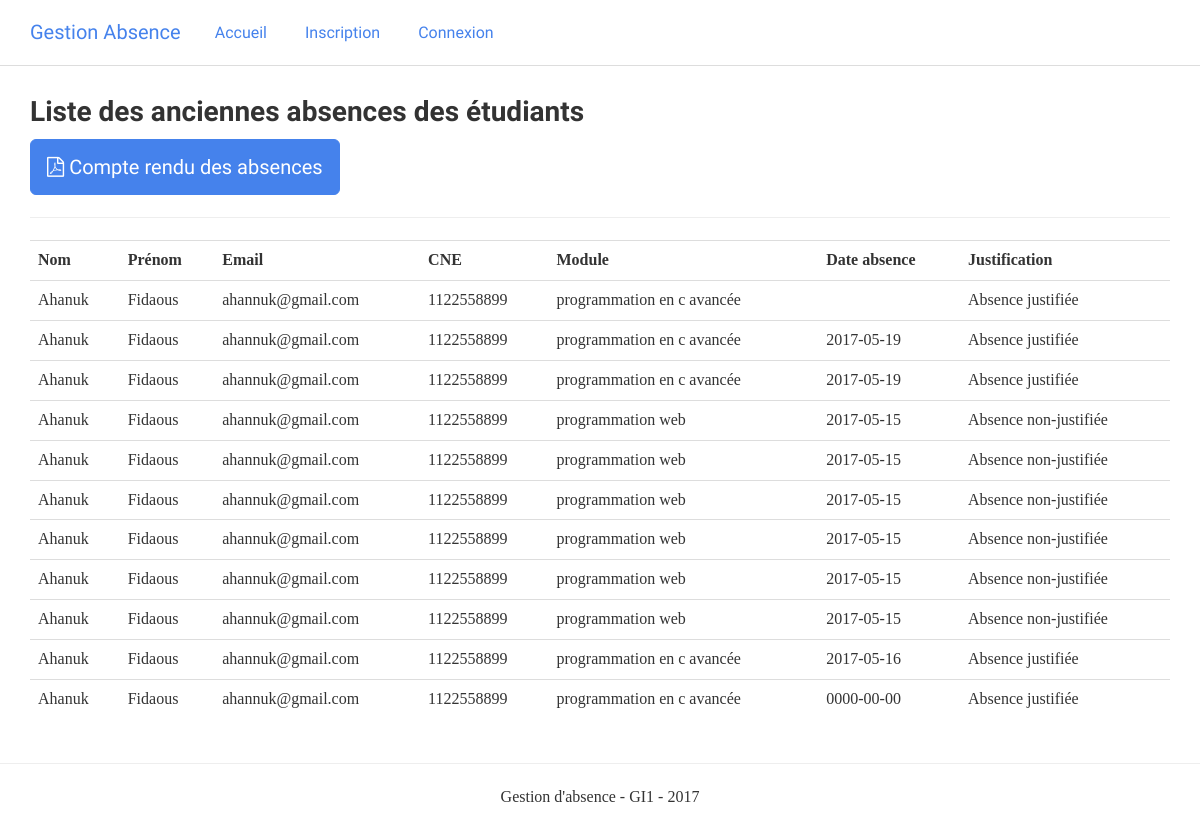
The app's page /oldAbsences.php with its own data.
### tables this page shows
CREATE TABLE IF NOT EXISTS `absence` (
  `id` int(11) NOT NULL AUTO_INCREMENT,
  `id_etudiant` int(11) NOT NULL,
  `crn_horaire` varchar(255) NOT NULL,
  `type_absence` varchar(255) NOT NULL,
  `is_old` tinyint(1) NOT NULL DEFAULT '0',
  `module` varchar(255) DEFAULT NULL,
  `professeur` int(11) DEFAULT NULL,
  `date_absence` date DEFAULT NULL,
  PRIMARY KEY (`id`),
  KEY `id_etudiant` (`id_etudiant`)
);

### files/functions.php (called while the page is built, shortened)
<?php
function database()
{
    $host = "127.0.0.1";
    $username = "root";
    $password = "";
    $database = "gab";
    $db = new PDO("mysql:host=" . $host . ";dbname=" . $database, $username, $password,
        array(
            PDO::MYSQL_ATTR_INIT_COMMAND => 'SET NAMES UTF8',
            PDO::ATTR_ERRMODE => PDO::ERRMODE_SILENT
        )
    );
    return $db;
}
function listAbsencesOld()
{
    $absences_ = $absences = [];
    $db = database();
    $sttm = $db->prepare("SELECT * FROM absence where is_old=1");
    if ($sttm->execute()) {
        $absences_ = $sttm->fetchAll();
        foreach ($absences_ as $a) {
            $sttm2 = $db->prepare("SELECT * FROM etudiant where id=:id");
            $sttm2->bindParam(":id", $a["id_etudiant"]);
            if ($sttm2->execute()) {
                $etudiant = $sttm2->fetch(PDO::FETCH_ASSOC);
                $a["nom"] = $etudiant["nom"];
                $a["prenom"] = $etudiant["prenom"];
                $a["cne"] = $etudiant["cne"];
                $a["email"] = $etudiant["email"];
                $absences [] = $a;
            }
        }
        return $absences;
    }
    return $absences;
}

### oldAbsences.php (the view)
<?php
require_once "header.php";
$absences = listAbsencesOld();
?>
<div class="container">
    <h3>Liste des anciennes absences des étudiants</h3>
    <h4><a href="absences_etudiants_old_pdf.php" class="btn btn-primary btn-lg"><i class="fa fa-file-pdf-o"></i> Compte rendu des absences</a></h4>
    <hr>
    <table class="table">
        <tr>
            <th>Nom</th>
            <th>Prénom</th>
            <th>Email</th>
            <th>CNE</th>
            <th>Module</th>
            <th>Date absence</th>
            <th>Justification</th>
        </tr>
        <?php foreach($absences as $a): ?>
            <tr>
                <td><?=$a["nom"] ?></td>
                <td><?=$a["prenom"] ?></td>
                <td><?=$a["email"] ?></td>
                <td><?=$a["cne"] ?></td>
                <td><?=$a["module"] ?></td>
                <td><?=$a["date_absence"] ?></td>
                <td><?=$a["type_absence"] ?></td>
            </tr>
        <?php endforeach; ?>
    </table>
</div>
<?php require_once "footer.php"?>

### css/styles.css (style rules this page uses)
body { padding-top: 75px; }

### records on screen
absence: nom "Ahanuk", prenom "Fidaous", email "ahannuk@gmail.com", cne "1122558899", module "programmation en c avancée", date_absence "2017-05-19", type_absence "Absence justifiée"
absence: nom "Ahanuk", prenom "Fidaous", email "ahannuk@gmail.com", cne "1122558899", module "programmation en c avancée", date_absence "2017-05-19", type_absence "Absence justifiée"
absence: nom "Ahanuk", prenom "Fidaous", email "ahannuk@gmail.com", cne "1122558899", module "programmation web", date_absence "2017-05-15", type_absence "Absence non-justifiée"
absence: nom "Ahanuk", prenom "Fidaous", email "ahannuk@gmail.com", cne "1122558899", module "programmation web", date_absence "2017-05-15", type_absence "Absence non-justifiée"
absence: nom "Ahanuk", prenom "Fidaous", email "ahannuk@gmail.com", cne "1122558899", module "programmation web", date_absence "2017-05-15", type_absence "Absence non-justifiée"
absence: nom "Ahanuk", prenom "Fidaous", email "ahannuk@gmail.com", cne "1122558899", module "programmation web", date_absence "2017-05-15", type_absence "Absence non-justifiée"
absence: nom "Ahanuk", prenom "Fidaous", email "ahannuk@gmail.com", cne "1122558899", module "programmation web", date_absence "2017-05-15", type_absence "Absence non-justifiée"
absence: nom "Ahanuk", prenom "Fidaous", email "ahannuk@gmail.com", cne "1122558899", module "programmation web", date_absence "2017-05-15", type_absence "Absence non-justifiée"
absence: nom "Ahanuk", prenom "Fidaous", email "ahannuk@gmail.com", cne "1122558899", module "programmation en c avancée", date_absence "2017-05-16", type_absence "Absence justifiée"
absence: nom "Ahanuk", prenom "Fidaous", email "ahannuk@gmail.com", cne "1122558899", module "programmation en c avancée", date_absence "0000-00-00", type_absence "Absence justifiée"

### other values on screen
$a["nom"] "Ahanuk"
$a["prenom"] "Fidaous"
$a["email"] "ahannuk@gmail.com"
$a["cne"] "1122558899"
$a["module"] "programmation en c avancée"
$a["type_absence"] "Absence justifiée"
